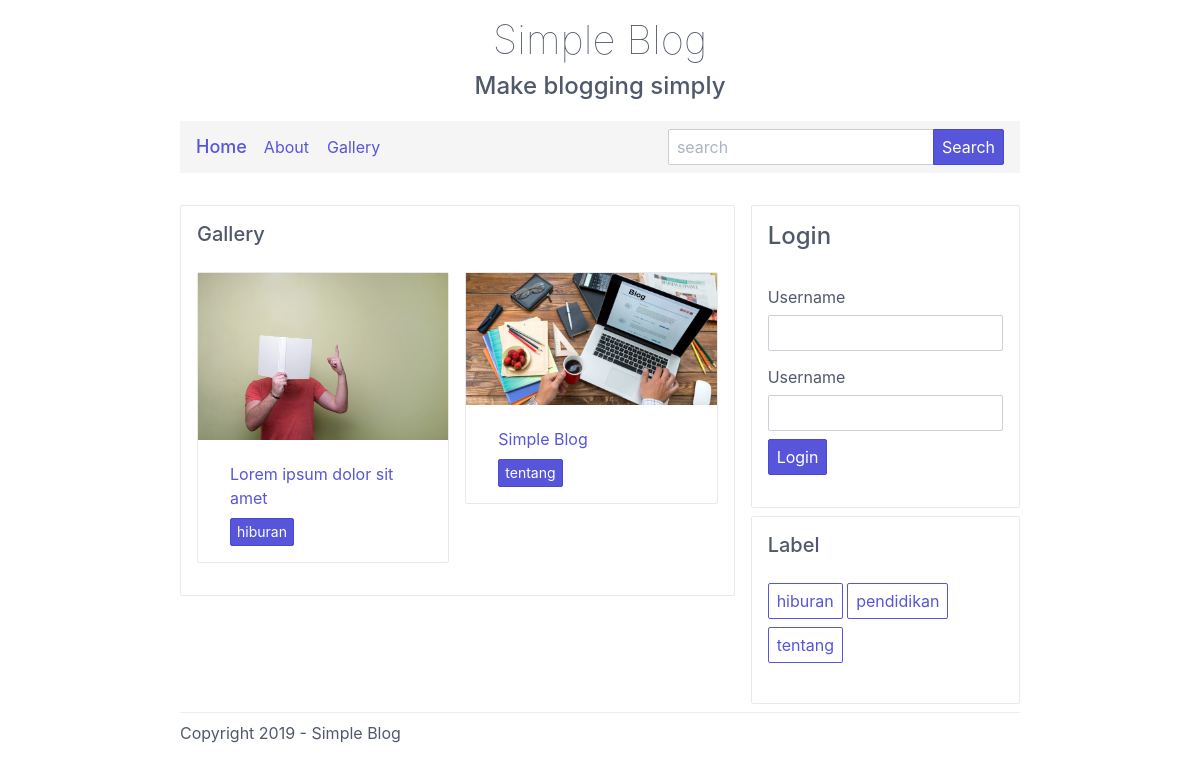
/gallery.php, run on the app's committed database.
### tables this page shows
CREATE TABLE `post` (
  `idpost` int(11) NOT NULL,
  `title` varchar(120) NOT NULL,
  `username` varchar(120) NOT NULL,
  `date` varchar(120) NOT NULL,
  `img` varchar(120) NOT NULL,
  `content` text NOT NULL,
  `label` varchar(13) NOT NULL
);

CREATE TABLE `category` (
  `idcat` int(11) NOT NULL,
  `title` varchar(13) NOT NULL
);

### gallery.php (the view, shortened to what this page needs)
<?php
include 'assets/header.php';
?>
<div class="container grid-md">
		<header style="text-align: center;padding-top: 16px;padding-bottom: 8px;">
			<h1 style="font-weight: 100;margin-bottom: 4px;">Simple Blog</h1>
			<h4 style="margin-top: 8px;">Make blogging simply</h4>
		</header>
		<?php include 'assets/menu.php'; ?>
		<div class="columns" style="margin-top: 16px;">
			<div class="column col-8">
				<div class="panel">
					<div class="panel-header">
						<h5 class="panel-title">Gallery</h5>
					</div>
					<div class="panel-body">
						<div class="columns">
						<?php
						$showImage = $lo->query("SELECT * FROM post");
						if($showImage == true){
							while($rowImage = $showImage->fetch_array(MYSQLI_BOTH)){
							?>
							<div class="column col-6">
								<div class="panel">
									<a href="img/<?php echo $rowImage['img']; ?>" role="group" class="fancybox" data-fancybox="images"><img src="img/<?php echo $rowImage['img']; ?>" style="width: 100%;"></a>
									<div class="panel-body">
										<div class="panel-header">
											<label class="panel-title d-block" style="margin-bottom: 8px;"><a href="see-posting.php?id=<?php echo $rowImage['idpost']; ?>"><?php echo $rowImage['title']; ?></a></label>
											<a href="label.php?search=<?php echo $rowImage['label']; ?>" class="btn btn-sm btn-primary"><?php echo $rowImage['label']; ?></a>
										</div>
									</div>
								</div>
							</div>
							<?php
							}
						}
						?>
						</div>
					</div>
					<div class="panel-footer"></div>
				</div>
			</div>
			<div class="column col-4">
				<?php include 'assets/right.php'; ?>
			</div>
		</div>
		<?php include 'assets/footer.php'; ?>
	</div>

### assets/right.php (shortened to what this page needs)
<?php
				if(isset($_SESSION['login'])){
					$login = $_SESSION['login'];
				?>
					<div class="panel">
					<div class="panel-header">
						<h5 class="panel-title">Admin Menu</h5>
						<label>Selamat datang <b><?php echo $login; ?></b></label>.
					</div>
					<div class="panel-body">
						<ul class="nav">
							<li class="nav-item">
								<a href="posting.php"><i class="icon icon-edit"></i> Buat Posting</a>
							</li>
							<li class="nav-item">
								<a href="password.php?iduser=<?php echo $_SESSION['id']; ?>"><i class="icon icon-people"></i> Ganti Password</a>
							</li>
							<li class="nav-item">
								<a href="post.php"><i class="icon icon-menu"></i> Lihat Posting</a>
							</li>
							<li class="nav-item">
								<a href="cat.php"><i class="icon icon-flag"></i> Tambah Kategori</a>
							</li>
						</ul>
					</div>
					<div class="panel-footer">
						<a href="logout.php" class="btn btn-primary">Logout</a>
					</div>
				</div>
				<?php
				}else{
					?>
					<div class="panel">
					<div class="panel-header">
						<h4 class="panel-title">Login</h4>
					</div>
					<div class="panel-body">
						<form method="post" action="login.php">
							<div class="form-group">
								<label class="form-label">Username</label>
								<input type="text" class="form-input" name="username">
							</div>
							<div class="form-group">
								<label class="form-label">Username</label>
								<input type="password" class="form-input" name="password">
							</div>
							<div class="form-group">
								<button type="submit" class="btn btn-primary" name="login">Login</button>
							</div>
						</form>
					</div>
					<div class="panel-footer"></div>
				</div>
				<?php
				}
				?>
				<div class="panel" style="margin-top: 8px;">
					<div class="panel-header">
						<h5 class="panel-title">Label</h5>
					</div>
					<div class="panel-body">
						<?php
						include 'lib/connect.php';
						$checkCat = $lo->query("SELECT * FROM category");
						if($checkCat == true){
							while($rowCat = $checkCat->fetch_array(MYSQLI_BOTH)){
						?>
						<a href="label.php?search=<?php echo $rowCat['title']; ?>" class="btn" style="margin-bottom: 8px;"><?php echo $rowCat['title']; ?></a>
						<?php
							}
						}
						?>
					</div>
					<div class="panel-footer">
					</div>
				</div>

### data on the page
post: img (picture), title "Lorem ipsum dolor sit amet", label "hiburan"
post: img (picture), title "Simple Blog", label "tentang"
category: title "hiburan"
category: title "pendidikan"
category: title "tentang"
